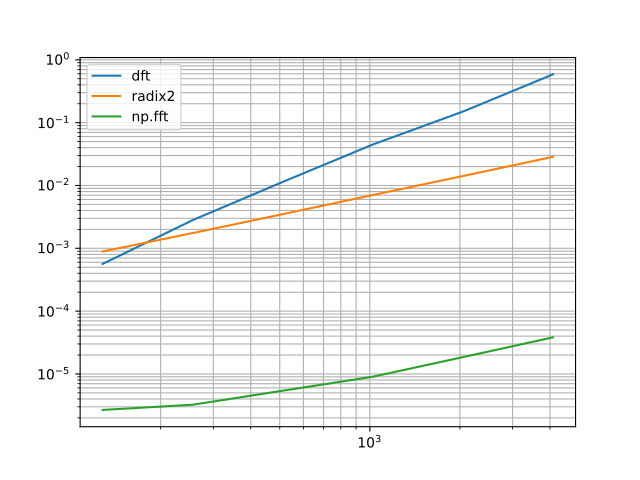

This figure's Python source:
import matplotlib.pyplot as plt
import numpy as np
import time

def timer(fn, x, reps=5):
    fn(x) # Warmup

    t0 = time.perf_counter()
    for _ in range(reps):
        fn(x)
    return (time.perf_counter() - t0) / reps

def dft(x):
    return np.exp(-2 * np.pi * 1j * np.arange(N) * np.arange(N)[:, None] / N) @ x

def radix2(x):
    x = np.asarray(x, dtype=complex)
    N = x.size
    if N == 1:
        return x.copy()

    assert N & (N - 1) == 0

    even = radix2(x[0::2])
    odd = radix2(x[1::2])

    W = np.exp(-2j * np.pi * np.arange(N // 2) / N)
    t = W * odd
    return np.concatenate([even + t, even - t])

N_vals = [128, 256, 512, 1024, 2048, 4096]
rng = np.random.default_rng(1)

funcs = {
    "dft":    (dft,        3),
    "radix2": (radix2,     10),
    "np.fft": (np.fft.fft, 10),
}
times = { name: [] for name in funcs}

def print_table(N_vals, times):
    names = list(times.keys())

    wN   = max(len("N"), *(len(str(N)) for N in N_vals))
    wcol = max(len(n) for n in names) + 2

    header = f"{'N':>{wN}}  " + "  ".join(f"{n:>{wcol}}" for n in names)
    print(header)
    print("-" * len(header))

    for i, N in enumerate(N_vals):
        linie = f"{N:>{wN}}  " + "  ".join(
            f"{times[n][i]:>{wcol}.6f}" for n in names
        )
        print(linie)

for N in N_vals:
    x = rng.standard_normal(N) + 1j * rng.standard_normal(N)
    for name, (fn, reps) in funcs.items():
        times[name].append(timer(fn, x, reps=reps))

print_table(N_vals, times)

plt.figure()
for name in times:
    plt.loglog(N_vals, times[name], label=name)
plt.grid(True, which='both')
plt.legend()
plt.savefig('ex1.pdf')
plt.show()
